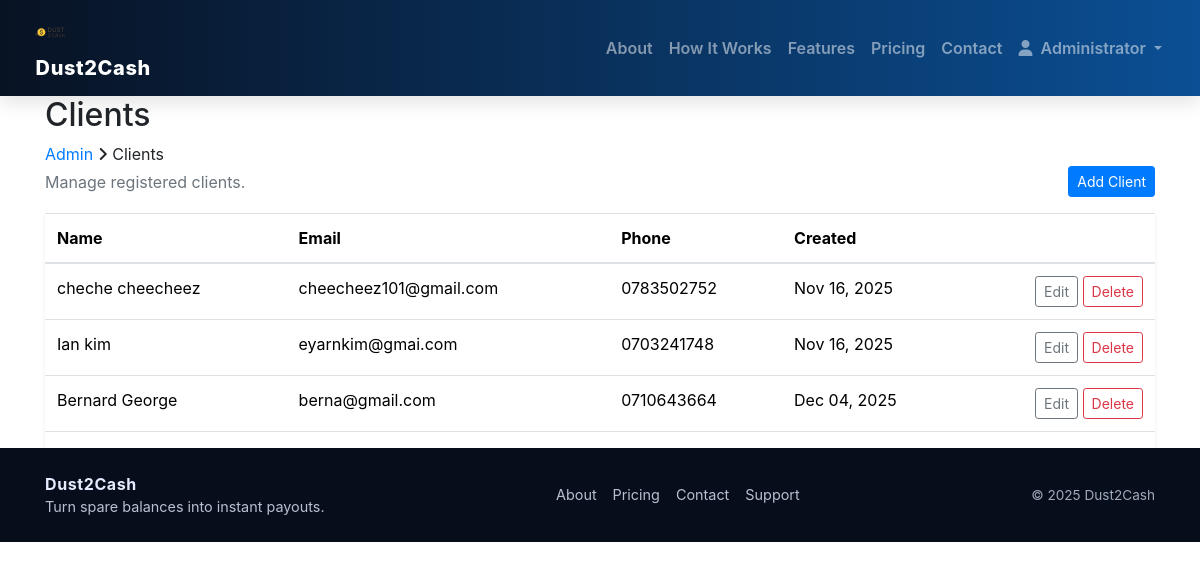
The page /console/clients/ (signed in) on the database its author committed.
### core/models.py (models this page shows, shortened)
class ClientProfile(models.Model):
    user = models.OneToOneField(User, on_delete=models.CASCADE, related_name='client_profile')
    phone_number = models.CharField(max_length=15)
    first_name = models.CharField(max_length=100)
    last_name = models.CharField(max_length=100)
    email = models.EmailField()
    created_at = models.DateTimeField(auto_now_add=True)

### core/views.py (the view)
# urls.py: path('console/clients/', views.AdminClientListView.as_view(), name='admin_clients'),
@method_decorator(staff_member_required, name='dispatch')
class AdminClientListView(ListView):
    model = ClientProfile
    template_name = 'admin/clients_list.html'
    context_object_name = 'clients'

### core/context_processors.py (called while the page is built, shortened)
def dust2cash_settings(request):
    return {
        'settings': {
            'buying_rate_per_usdt': 100.00,
            'transaction_fee_percent': 1.50,
            'min_trade_amount_usdt': 5.00,
        },
        'now': {
            'year': 2025  # you can replace with datetime.now().year
        }
    }

def user_portal(request):
    dashboard_url = None
    role = 'guest'
    if request.user.is_authenticated:
        if request.user.is_staff:
            dashboard_url = 'admin_dashboard'
            role = 'admin'
    return {
        'user_portal': {
            'dashboard_url': dashboard_url,
            'role': role,
        }
    }

### core/templates/admin/clients_list.html (shortened to what this page needs)
{% extends 'base.html' %}
{% block content %}
<section class="page-info-section">
  <div class="container">
    <h2>Clients</h2>
    <div class="site-beradcamb">
      <a href="/console/">Admin</a>
      <span><i class="fa fa-angle-right"></i> Clients</span>
    </div>
  </div>
</section>
<section class="spad">
  <div class="container">
    <div class="d-flex justify-content-between align-items-center mb-3">
      <p class="mb-0 text-muted">Manage registered clients.</p>
      <a href="{% url 'admin_client_create' %}" class="btn btn-primary btn-sm">Add Client</a>
    </div>
    <div class="table-responsive shadow-sm">
      <table class="table table-hover align-middle">
        <thead>
          <tr>
            <th>Name</th>
            <th>Email</th>
            <th>Phone</th>
            <th>Created</th>
            <th></th>
          </tr>
        </thead>
        <tbody>
          {% for client in clients %}
          <tr>
            <td>{{ client.first_name }} {{ client.last_name }}</td>
            <td>{{ client.email }}</td>
            <td>{{ client.phone_number }}</td>
            <td>{{ client.created_at|date:'M d, Y' }}</td>
            <td class="text-end">
              <a class="btn btn-outline-secondary btn-sm" href="{% url 'admin_client_edit' client.pk %}">Edit</a>
              <a class="btn btn-outline-danger btn-sm" href="{% url 'admin_client_delete' client.pk %}">Delete</a>
            </td>
          </tr>
          {% empty %}
          <tr><td colspan="5" class="text-center text-muted py-4">No clients found.</td></tr>
          {% endfor %}
        </tbody>
      </table>
    </div>
  </div>
</section>
{% endblock %}

### core/templates/base.html (shortened to what this page needs)
<!DOCTYPE html>
{% load static %}
<html lang="en">
<head>
  <link rel="stylesheet" href="{% static 'css/master.css' %}"/>
  <link rel="stylesheet" href="{% static 'css/bootstrap.min.css' %}"/>
  <link rel="stylesheet" href="{% static 'css/font-awesome.min.css' %}"/>
  <link rel="stylesheet" href="{% static 'css/themify-icons.css' %}"/>
  <link rel="stylesheet" href="{% static 'css/animate.css' %}"/>
  <link rel="stylesheet" href="{% static 'css/owl.carousel.css' %}"/>
</head>
<body class="{% block body_class %}{% endblock %}">
  <header class="header-section">
    <nav class="navbar navbar-expand-lg navbar-dark navbar-dust" aria-label="Primary navigation">
      <div class="container">
        <a href="/" class="navbar-brand site-logo">
          <img src="{% static 'img/dust2cashlogo.png' %}" alt="Dust2Cash logo">
          <span class="logo-text">Dust2Cash</span>
        </a>
        <div class="collapse navbar-collapse" id="primaryNav">
          <ul class="navbar-nav ms-auto mb-2 mb-lg-0 align-items-lg-center">
            <li class="nav-item"><a class="nav-link" href="/about">About</a></li>
            <li class="nav-item"><a class="nav-link" href="/how-it-works">How it works</a></li>
            <li class="nav-item"><a class="nav-link" href="/features">Features</a></li>
            <li class="nav-item"><a class="nav-link" href="/pricing">Pricing</a></li>
            <li class="nav-item"><a class="nav-link" href="/contact">Contact</a></li>
            {% if request.user.is_authenticated %}
              <li class="nav-item dropdown">
                <a class="nav-link dropdown-toggle" href="#" id="accountMenu" role="button" data-bs-toggle="dropdown" aria-expanded="false">
                  <i class="fa fa-user me-1" aria-hidden="true"></i>
                  <span>{{ request.user.get_short_name|default:request.user.username }}</span>
                </a>
              </li>
            {% endif %}
          </ul>
        </div>
      </div>
    </nav>
  </header>
  <main id="main-content" tabindex="-1">
    {% block content %}{% endblock %}
  </main>
  <footer class="footer-minimal">
    <div class="container py-4" >
      <div class="footer-minimal__content">
        <div>
          <p class="footer-minimal__brand">Dust2Cash</p>
          <p class="footer-minimal__tagline">Turn spare balances into instant payouts.</p>
        </div>
        <ul class="footer-minimal__links">
          <li><a href="/about/">About</a></li>
          <li><a href="/pricing/">Pricing</a></li>
          <li><a href="/contact">Contact</a></li>
          <li><a href="/support/">Support</a></li>
        </ul>
        <span class="footer-minimal__copyright">© {% now "Y" %} Dust2Cash</span>
      </div>
    </div>
  </footer>
</body>
</html>

### static/css/master.css (style rules this page uses)
* { box-sizing: border-box; }
html,body { height: 100%; margin: 0; font-family: "Lato", "Montserrat", system-ui, -apple-system, "Segoe UI", Roboto, "Helvetica Neue", Arial; -webkit-font-smoothing:antialiased; -moz-osx-font-smoothing:grayscale; }
body, html { margin: 0; padding: 0; }
.header-section { position: sticky; top: 0; z-index: 10000; box-shadow: 0 6px 20px rgba(0,0,0,0.12); }
.navbar-dust { background: linear-gradient(90deg,#081223,#0b4f94); padding: 0.5rem 1rem; }
.navbar-dust .navbar-brand { font-weight: 800; color: #fff; font-size: 1.25rem; }
.navbar-dust .logo-text { margin-left: 0.35rem; letter-spacing: 0.6px; }
.navbar-dust .nav-link { color: rgba(255,255,255,0.8); font-weight: 600; text-transform: capitalize; }
.header-section .container, .header-section .container-fluid { display: flex; align-items: center; gap: 0.5rem; justify-content: space-between; padding: 0; }
.site-logo { display:inline-flex; align-items:center; gap:10px; text-decoration:none; color: rgba(8, 18, 35, 0.92); font-weight:800; }
.site-logo img { height: 40px; display:block; }
.footer-minimal { background: #060e1c; color: #e6ecff; }
.footer-minimal__content { display: flex; flex-direction: column; gap: 0.75rem; align-items: center; text-align: center; }
.footer-minimal__brand { font-weight: 700; letter-spacing: 0.6px; margin-bottom: 0; }
.footer-minimal__tagline { margin: 0; font-size: 0.9rem; color: rgba(230, 236, 255, 0.8); }
.footer-minimal__links { list-style: none; padding: 0; margin: 0; display: flex; gap: 1rem; font-size: 0.9rem; }
.footer-minimal__links a { color: rgba(230, 236, 255, 0.8); text-decoration: none; }
.footer-minimal__copyright { font-size: 0.85rem; color: rgba(230, 236, 255, 0.7); }
@media (min-width: 768px) { .footer-minimal__content { flex-direction: row; justify-content: space-between; text-align: left; } }

### rows shown on the page
ClientProfile: first_name "cheche", last_name "cheecheez", email "cheecheez101@gmail.com", phone_number "0783502752", created_at "Nov 16, 2025"
ClientProfile: first_name "Ian", last_name "kim", email "eyarnkim@gmai.com", phone_number "0703241748", created_at "Nov 16, 2025"
ClientProfile: first_name "Bernard", last_name "George", email "berna@gmail.com", phone_number "0710643664", created_at "Dec 04, 2025"

### other values the page prints
{{ request.user.get_short_name|default:request.user.username }} "Administrator"
